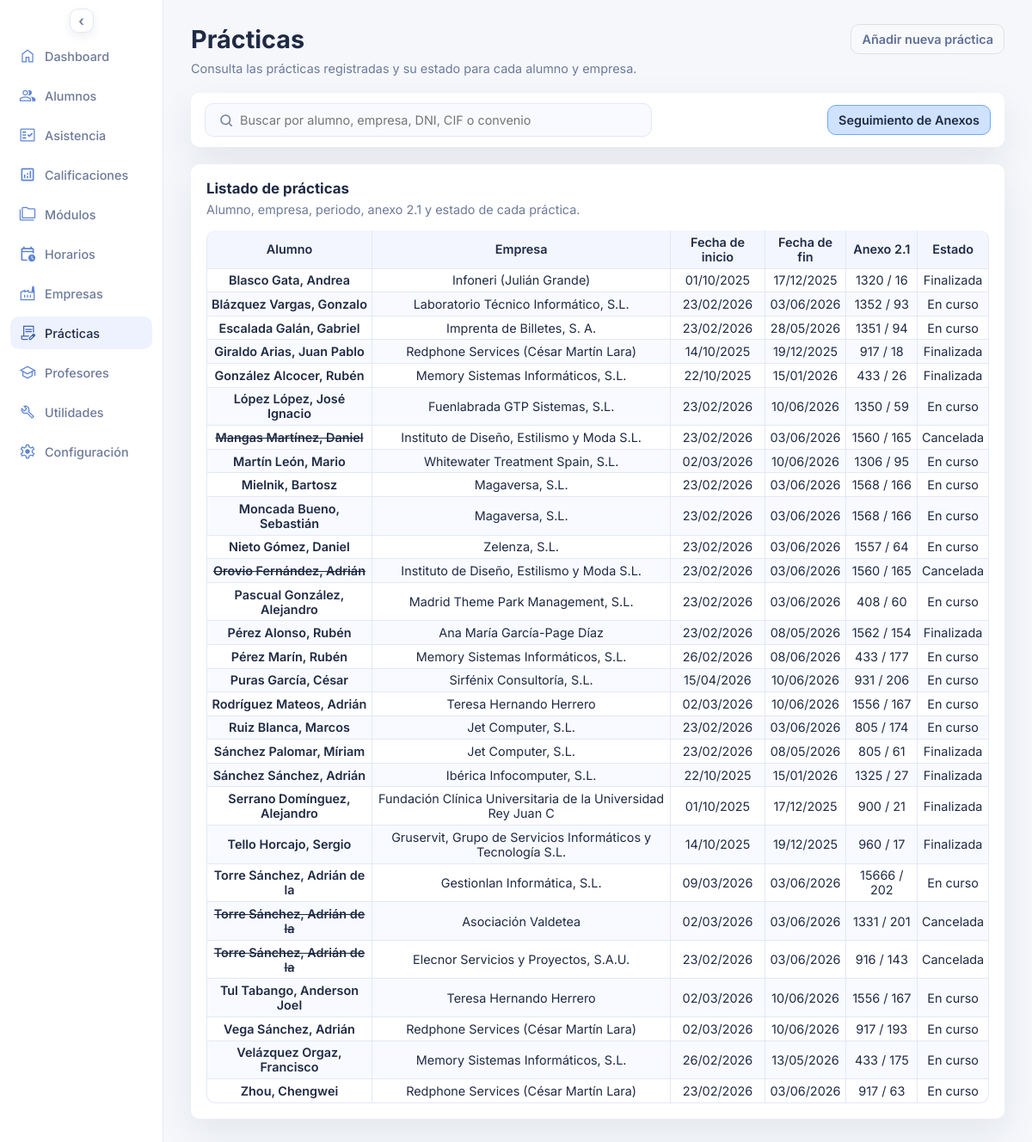
Page /practicas.php on the committed database.
### tables this page shows
CREATE TABLE `practicas` (
  `id_practica` int(10) UNSIGNED NOT NULL,
  `id_alumno` int(10) UNSIGNED NOT NULL,
  `id_empresa` int(10) UNSIGNED NOT NULL,
  `id_direccion` int(10) UNSIGNED DEFAULT NULL,
  `id_empresa_tutor` int(10) UNSIGNED DEFAULT NULL,
  `anexo` smallint(5) UNSIGNED DEFAULT NULL,
  `fecha_inicio` date DEFAULT NULL,
  `fecha_fin` date DEFAULT NULL,
  `fecha_fin_real` date DEFAULT NULL,
  `motivo_exclusion` varchar(60) DEFAULT NULL,
  `id_practica_anterior` int(10) UNSIGNED DEFAULT NULL,
  `dias_extra` tinyint(2) UNSIGNED NOT NULL DEFAULT 0,
  `fecha_fin_extra` date DEFAULT NULL,
  `horas` smallint(5) UNSIGNED NOT NULL DEFAULT 0,
  `circ_excep` tinyint(1) NOT NULL DEFAULT 0,
  `cancelada` tinyint(1) NOT NULL DEFAULT 0,
  `horas_hechas` smallint(5) UNSIGNED NOT NULL DEFAULT 0,
  `mayor_edad` tinyint(1) NOT NULL DEFAULT 0,
  `instrucciones` text DEFAULT NULL,
  `observaciones` text DEFAULT NULL
);

CREATE TABLE `alumnos` (
  `id_alumno` int(10) UNSIGNED NOT NULL,
  `nia` varchar(20) DEFAULT NULL,
  `dni` varchar(20) DEFAULT NULL,
  `seg_soc` varchar(20) DEFAULT NULL,
  `apellido1` varchar(60) NOT NULL,
  `apellido2` varchar(60) DEFAULT NULL,
  `nombre` varchar(60) NOT NULL,
  `fecha_nacimiento` date DEFAULT NULL,
  `horas_ffe_aprobadas` smallint(5) UNSIGNED DEFAULT NULL,
  `id_provincia` int(10) UNSIGNED DEFAULT NULL,
  `id_localidad` int(10) UNSIGNED DEFAULT NULL,
  `cp` varchar(10) DEFAULT NULL,
  `repite_curso` tinyint(1) DEFAULT 0,
  `nombre_tutor1` varchar(60) DEFAULT NULL,
  `telefono_tutor1` varchar(20) DEFAULT NULL,
  `correo_tutor1` varchar(150) DEFAULT NULL,
  `nombre_tutor2` varchar(60) DEFAULT NULL,
  `telefono_tutor2` varchar(20) DEFAULT NULL,
  `correo_tutor2` varchar(150) DEFAULT NULL,
  `faltas_10_dia` date DEFAULT NULL,
  `faltas_10_cantidad` smallint(5) UNSIGNED NOT NULL DEFAULT 0,
  `faltas_15_dia` date DEFAULT NULL,
  `faltas_15_cantidad` smallint(5) UNSIGNED NOT NULL DEFAULT 0,
  `comentarios` text DEFAULT NULL
);

CREATE TABLE `empresas` (
  `id_empresa` int(10) UNSIGNED NOT NULL,
  `cif` varchar(20) DEFAULT NULL,
  `nombre` varchar(60) NOT NULL,
  `apellido1` varchar(60) DEFAULT NULL,
  `apellido2` varchar(60) DEFAULT NULL,
  `nombre_comercial` varchar(150) DEFAULT NULL,
  `convenio` smallint(5) UNSIGNED DEFAULT NULL,
  `notas` text DEFAULT NULL
);

### practicas.php (the view, shortened to what this page needs)
<?php
$search_term = trim((string) ($_GET['q'] ?? ''));
$allowed_orders = ['alumno', 'empresa', 'fecha_inicio', 'fecha_fin', 'anexo', 'estado'];
$order_param = (string) ($_GET['orden'] ?? 'alumno');
$current_order = in_array($order_param, $allowed_orders, true) ? $order_param : 'alumno';
function format_date(?string $value, string $fallback = 'No disponible'): string
{
  $date = DateTime::createFromFormat('Y-m-d', $value);
  if ($date !== false && $date->format('Y-m-d') === $value) {
    return $date->format('d/m/Y');
  }
  return $value;
}
function calculate_practice_status(array $practice): string
{
  if ((int) ($practice['cancelada'] ?? 0) === 1) {
    return 'Cancelada';
  }
  $fecha_inicio = $practice['fecha_inicio'] ?? null;
  $fecha_fin_efectiva = $practice['fecha_fin_extra'] ?? $practice['fecha_fin'] ?? null;
  $today = (new DateTimeImmutable('today'))->format('Y-m-d');
  if ($today <= $fecha_fin_efectiva) {
    return 'En curso';
  }
  return 'Finalizada';
}
function build_order_url(string $order): string
{
  $params = $_GET;
  $params['orden'] = $order;
  unset($params['ajax']);
  $query = http_build_query($params);
  return 'practicas.php' . ($query !== '' ? '?' . $query : '');
}
$filters = [];
$params = [];
$where_clause = $filters ? 'WHERE ' . implode(' AND ', $filters) : '';
$order_clause = match ($current_order) {
  'empresa' => 'ORDER BY e.nombre ASC, e.apellido1 ASC, e.apellido2 ASC, p.id_practica DESC',
  'fecha_inicio' => 'ORDER BY p.fecha_inicio ASC, p.id_practica DESC',
  'fecha_fin' => 'ORDER BY COALESCE(p.fecha_fin_extra, p.fecha_fin) ASC, p.id_practica DESC',
  'anexo' => 'ORDER BY CAST(p.anexo AS UNSIGNED) ASC, p.id_practica DESC',
  'estado' => "ORDER BY CASE
    WHEN p.cancelada = 1 THEN 1
    WHEN p.fecha_inicio IS NULL OR COALESCE(p.fecha_fin_extra, p.fecha_fin) IS NULL THEN 2
    WHEN CURDATE() < p.fecha_inicio THEN 3
    WHEN CURDATE() <= COALESCE(p.fecha_fin_extra, p.fecha_fin) THEN 4
    ELSE 5
  END ASC, p.id_practica DESC",
  default => 'ORDER BY a.apellido1 ASC, a.apellido2 ASC, a.nombre ASC, p.id_practica DESC',
};
$practices_stmt->execute($params);
$practices = $practices_stmt->fetchAll();
function render_practice_rows(array $practices): string
{
  $format_person_display_name = static function (?string $full_name): string {
    $parts = preg_split('/\s+/', trim((string) $full_name)) ?: [];
    $parts = array_values(array_filter($parts, static fn ($part) => $part !== ''));
    if ($parts === []) {
      return 'No disponible';
    }
    if (count($parts) === 1) {
      return $parts[0];
    }
    return $parts[0] . ' ' . $parts[1];
  };
  if (!$practices): ?>
    <tr>
      <td colspan="6">No hay prácticas para los filtros seleccionados.</td>
    </tr>
  <?php else: ?>
    <?php foreach ($practices as $practice): ?>
      <?php
        $alumno_apellido2 = trim((string) ($practice['alumno_apellido2'] ?? ''));
        $alumno_apellidos = trim(implode(' ', array_filter([
          $practice['alumno_apellido1'] ?? '',
          $alumno_apellido2,
        ], static fn ($value) => trim((string) $value) !== '')));
        $alumno_nombre = trim((string) ($practice['alumno_nombre'] ?? ''));
        $alumno = $alumno_apellidos !== '' || $alumno_nombre !== ''
          ? trim($alumno_apellidos . ', ' . $alumno_nombre, ' ,')
          : 'No disponible';
        $empresa_nombre_completo = trim(implode(' ', array_filter([
          $practice['empresa_nombre'] ?? '',
          $practice['empresa_apellido1'] ?? '',
          $practice['empresa_apellido2'] ?? '',
        ], static fn ($value) => trim((string) $value) !== '')));
        $empresa_nombre_comercial = trim((string) ($practice['empresa_nombre_comercial'] ?? ''));
        $empresa_nombre_apellido1 = trim(implode(' ', array_filter([
          $practice['empresa_nombre'] ?? '',
          $practice['empresa_apellido1'] ?? '',
        ], static fn ($value) => trim((string) $value) !== '')));
        $empresa = $empresa_nombre_completo !== '' ? $empresa_nombre_completo : 'No disponible';
        if ($empresa_nombre_comercial !== '' && $empresa_nombre_comercial !== $empresa_nombre_completo) {
          $empresa = $empresa_nombre_comercial;
          if ($empresa_nombre_apellido1 !== '') {
            $empresa .= ' (' . $empresa_nombre_apellido1 . ')';
          }
        }
        $empresa_cif = trim((string) ($practice['empresa_cif'] ?? ''));
        $empresa_cif = $empresa_cif !== '' ? $empresa_cif : 'No disponible';
        $empresa_contacto_nombre = $format_person_display_name($practice['empresa_contacto_nombre'] ?? null);
        $empresa_contacto_email = trim((string) ($practice['empresa_contacto_email'] ?? ''));
        $empresa_contacto_email = $empresa_contacto_email !== '' ? $empresa_contacto_email : 'No disponible';
        $empresa_contacto_telefono = trim((string) ($practice['empresa_contacto_telefono'] ?? ''));
        $empresa_contacto_telefono = $empresa_contacto_telefono !== '' ? $empresa_contacto_telefono : 'No disponible';
        $empresa_tutor_nombre = $format_person_display_name($practice['empresa_tutor_nombre'] ?? null);
        $empresa_tutor_email = trim((string) ($practice['empresa_tutor_email'] ?? ''));
        $empresa_tutor_email = $empresa_tutor_email !== '' ? $empresa_tutor_email : 'No disponible';
        $empresa_tutor_telefono = trim((string) ($practice['empresa_tutor_telefono'] ?? ''));
        $empresa_tutor_telefono = $empresa_tutor_telefono !== '' ? $empresa_tutor_telefono : 'No disponible';
        $fecha_inicio = format_date($practice['fecha_inicio'] ?? null);
        $fecha_fin = format_date($practice['fecha_fin'] ?? null);
        $convenio = $practice['convenio'] !== null && $practice['convenio'] !== ''
          ? (string) $practice['convenio']
          : 'No disponible';
        $anexo = $practice['anexo'] !== null && $practice['anexo'] !== ''
          ? (string) $practice['anexo']
          : 'No disponible';
        $anexo_21 = $convenio . ' / ' . $anexo;
        $estado = calculate_practice_status($practice);
        $alumno_html = htmlspecialchars($alumno, ENT_QUOTES, 'UTF-8');
        if ((int) ($practice['cancelada'] ?? 0) === 1) {
          $alumno_html = '<s>' . $alumno_html . '</s>';
        }
      ?>
      <tr>
        <td>
          <a class="practice-link" href="practica_detalle.php?id_practica=<?php echo urlencode((string) $practice['id_practica']); ?>">
            <?php echo $alumno_html; ?>
          </a>
        </td>
        <td>
          <span
            class="empresa-name-trigger empresa-name-trigger--practicas"
            role="button"
            tabindex="0"
            aria-haspopup="dialog"
            aria-expanded="false"
            data-empresa-nombre="<?php echo htmlspecialchars($empresa, ENT_QUOTES, 'UTF-8'); ?>"
            data-empresa-cif="<?php echo htmlspecialchars($empresa_cif, ENT_QUOTES, 'UTF-8'); ?>"
            data-contacto-nombre="<?php echo htmlspecialchars($empresa_contacto_nombre, ENT_QUOTES, 'UTF-8'); ?>"
            data-contacto-email="<?php echo htmlspecialchars($empresa_contacto_email, ENT_QUOTES, 'UTF-8'); ?>"
            data-contacto-telefono="<?php echo htmlspecialchars($empresa_contacto_telefono, ENT_QUOTES, 'UTF-8'); ?>"
            data-tutor-nombre="<?php echo htmlspecialchars($empresa_tutor_nombre, ENT_QUOTES, 'UTF-8'); ?>"
            data-tutor-email="<?php echo htmlspecialchars($empresa_tutor_email, ENT_QUOTES, 'UTF-8'); ?>"
            data-tutor-telefono="<?php echo htmlspecialchars($empresa_tutor_telefono, ENT_QUOTES, 'UTF-8'); ?>"
          ><?php echo htmlspecialchars($empresa, ENT_QUOTES, 'UTF-8'); ?></span>
        </td>
        <td><?php echo htmlspecialchars($fecha_inicio, ENT_QUOTES, 'UTF-8'); ?></td>
        <td><?php echo htmlspecialchars($fecha_fin, ENT_QUOTES, 'UTF-8'); ?></td>
        <td><?php echo htmlspecialchars($anexo_21, ENT_QUOTES, 'UTF-8'); ?></td>
        <td><?php echo htmlspecialchars($estado, ENT_QUOTES, 'UTF-8'); ?></td>
      </tr>
    <?php endforeach; ?>
  <?php endif;
  return ob_get_clean();
}
$rows_html = render_practice_rows($practices);
?>
<!DOCTYPE html>
<html lang="es">
<head>
  <link rel="stylesheet" href="assets/styles.css">
</head>
<body>
  <div class="page">
    <?php require __DIR__ . '/includes/sidebar.php'; ?>
    <main class="content">
      <header class="header">
        <div>
          <h1>Prácticas</h1>
          <p class="subheading">Consulta las prácticas registradas y su estado para cada alumno y empresa.</p>
        </div>
        <div class="header-actions">
          <a class="edit-toggle" href="practica_nueva.php">Añadir nueva práctica</a>
        </div>
      </header>
      <form class="topbar" method="get">
        <div class="topbar-search">
          <span class="search-icon" aria-hidden="true">
            <svg viewBox="0 0 24 24" fill="none" stroke="currentColor" stroke-width="2">
              <circle cx="11" cy="11" r="7"></circle>
              <line x1="16.65" y1="16.65" x2="21" y2="21"></line>
            </svg>
          </span>
          <input
            type="search"
            name="q"
            placeholder="Buscar por alumno, empresa, DNI, CIF o convenio"
            aria-label="Buscar por alumno, empresa, DNI, CIF o convenio"
            value="<?php echo htmlspecialchars($search_term, ENT_QUOTES, 'UTF-8'); ?>"
          >
        </div>
        <div class="topbar-actions">
          <a class="primary-button" href="practicas_anexos.php">Seguimiento de Anexos</a>
        </div>
      </form>
      <section class="panel">
        <div class="panel-header">
          <h3>Listado de prácticas</h3>
          <p>Alumno, empresa, periodo, anexo 2.1 y estado de cada práctica.</p>
        </div>
        <div class="panel-grid">
          <table>
            <thead>
              <tr>
                <th><a class="practice-link" href="<?php echo htmlspecialchars(build_order_url('alumno'), ENT_QUOTES, 'UTF-8'); ?>">Alumno</a></th>
                <th><a class="practice-link" href="<?php echo htmlspecialchars(build_order_url('empresa'), ENT_QUOTES, 'UTF-8'); ?>">Empresa</a></th>
                <th><a class="practice-link" href="<?php echo htmlspecialchars(build_order_url('fecha_inicio'), ENT_QUOTES, 'UTF-8'); ?>">Fecha de inicio</a></th>
                <th><a class="practice-link" href="<?php echo htmlspecialchars(build_order_url('fecha_fin'), ENT_QUOTES, 'UTF-8'); ?>">Fecha de fin</a></th>
                <th><a class="practice-link" href="<?php echo htmlspecialchars(build_order_url('anexo'), ENT_QUOTES, 'UTF-8'); ?>">Anexo 2.1</a></th>
                <th><a class="practice-link" href="<?php echo htmlspecialchars(build_order_url('estado'), ENT_QUOTES, 'UTF-8'); ?>">Estado</a></th>
              </tr>
            </thead>
            <tbody>
              <?php echo $rows_html; ?>
            </tbody>
          </table>
        </div>
      </section>
    </main>
  </div>
</body>
</html>

### rows in the picture
practicas: id_alumno.nombre "Blasco Gata, Andrea", empresa "Infoneri (Julián Grande)", fecha_inicio "01/10/2025", fecha_fin "17/12/2025", anexo_21 "1320 / 16", estado "Finalizada"
practicas: id_alumno.nombre "Blázquez Vargas, Gonzalo", id_empresa.nombre "Laboratorio Técnico Informático, S.L.", fecha_inicio "23/02/2026", fecha_fin "03/06/2026", anexo_21 "1352 / 93", fecha_fin_extra "En curso"
practicas: id_alumno.nombre "Escalada Galán, Gabriel", id_empresa.nombre "Imprenta de Billetes, S. A.", fecha_inicio "23/02/2026", fecha_fin "28/05/2026", anexo_21 "1351 / 94", fecha_fin_extra "En curso"
practicas: id_alumno.nombre "Giraldo Arias, Juan Pablo", empresa "Redphone Services (César Martín Lara)", fecha_inicio "14/10/2025", fecha_fin "19/12/2025", anexo_21 "917 / 18", estado "Finalizada"
practicas: id_alumno.nombre "González Alcocer, Rubén", id_empresa.nombre "Memory Sistemas Informáticos, S.L.", fecha_inicio "22/10/2025", fecha_fin "15/01/2026", anexo_21 "433 / 26", estado "Finalizada"
practicas: id_alumno.nombre "López López, José Ignacio", id_empresa.nombre "Fuenlabrada GTP Sistemas, S.L.", fecha_inicio "23/02/2026", fecha_fin "10/06/2026", anexo_21 "1350 / 59", fecha_fin_extra "En curso"
practicas: id_alumno.nombre "Mangas Martínez, Daniel", id_empresa.nombre "Instituto de Diseño, Estilismo y Moda S.L.", fecha_inicio "23/02/2026", fecha_fin "03/06/2026", anexo_21 "1560 / 165", cancelada "Cancelada"
practicas: id_alumno.nombre "Martín León, Mario", id_empresa.nombre "Whitewater Treatment Spain, S.L.", fecha_inicio "02/03/2026", fecha_fin "10/06/2026", anexo_21 "1306 / 95", fecha_fin_extra "En curso"
practicas: id_alumno.nombre "Mielnik, Bartosz", id_empresa.nombre "Magaversa, S.L.", fecha_inicio "23/02/2026", fecha_fin "03/06/2026", anexo_21 "1568 / 166", fecha_fin_extra "En curso"
practicas: id_alumno.nombre "Moncada Bueno, Sebastián", id_empresa.nombre "Magaversa, S.L.", fecha_inicio "23/02/2026", fecha_fin "03/06/2026", anexo_21 "1568 / 166", fecha_fin_extra "En curso"
practicas: id_alumno.nombre "Nieto Gómez, Daniel", id_empresa.nombre "Zelenza, S.L.", fecha_inicio "23/02/2026", fecha_fin "03/06/2026", anexo_21 "1557 / 64", fecha_fin_extra "En curso"
practicas: id_alumno.nombre "Orovio Fernández, Adrián", id_empresa.nombre "Instituto de Diseño, Estilismo y Moda S.L.", fecha_inicio "23/02/2026", fecha_fin "03/06/2026", anexo_21 "1560 / 165", cancelada "Cancelada"
practicas: id_alumno.nombre "Pascual González, Alejandro", id_empresa.nombre "Madrid Theme Park Management, S.L.", fecha_inicio "23/02/2026", fecha_fin "03/06/2026", anexo_21 "408 / 60", fecha_fin_extra "En curso"
practicas: id_alumno.nombre "Pérez Alonso, Rubén", id_empresa.apellido2 "Ana María García-Page Díaz", fecha_inicio "23/02/2026", fecha_fin "08/05/2026", anexo_21 "1562 / 154", estado "Finalizada"
practicas: id_alumno.nombre "Pérez Marín, Rubén", id_empresa.nombre "Memory Sistemas Informáticos, S.L.", fecha_inicio "26/02/2026", fecha_fin "08/06/2026", anexo_21 "433 / 177", fecha_fin_extra "En curso"
practicas: id_alumno.nombre "Puras García, César", id_empresa.nombre "Sirfénix Consultoría, S.L.", fecha_inicio "15/04/2026", fecha_fin "10/06/2026", anexo_21 "931 / 206", fecha_fin_extra "En curso"
practicas: id_alumno.nombre "Rodríguez Mateos, Adrián", id_empresa.apellido2 "Teresa Hernando Herrero", fecha_inicio "02/03/2026", fecha_fin "10/06/2026", anexo_21 "1556 / 167", fecha_fin_extra "En curso"
practicas: id_alumno.nombre "Ruiz Blanca, Marcos", id_empresa.nombre "Jet Computer, S.L.", fecha_inicio "23/02/2026", fecha_fin "03/06/2026", anexo_21 "805 / 174", fecha_fin_extra "En curso"
practicas: id_alumno.nombre "Sánchez Palomar, Míriam", id_empresa.nombre "Jet Computer, S.L.", fecha_inicio "23/02/2026", fecha_fin "08/05/2026", anexo_21 "805 / 61", estado "Finalizada"
practicas: id_alumno.nombre "Sánchez Sánchez, Adrián", id_empresa.nombre "Ibérica Infocomputer, S.L.", fecha_inicio "22/10/2025", fecha_fin "15/01/2026", anexo_21 "1325 / 27", estado "Finalizada"
practicas: id_alumno.nombre "Serrano Domínguez, Alejandro", id_empresa.nombre "Fundación Clínica Universitaria de la Universidad Rey Juan C", fecha_inicio "01/10/2025", fecha_fin "17/12/2025", anexo_21 "900 / 21", estado "Finalizada"
practicas: id_alumno.nombre "Tello Horcajo, Sergio", id_empresa.nombre "Gruservit, Grupo de Servicios Informáticos y Tecnología S.L.", fecha_inicio "14/10/2025", fecha_fin "19/12/2025", anexo_21 "960 / 17", estado "Finalizada"
practicas: id_alumno.nombre "Torre Sánchez, Adrián de la", id_empresa.nombre "Gestionlan Informática, S.L.", fecha_inicio "09/03/2026", fecha_fin "03/06/2026", anexo_21 "15666 / 202", fecha_fin_extra "En curso"
practicas: id_alumno.nombre "Torre Sánchez, Adrián de la", id_empresa.nombre "Asociación Valdetea", fecha_inicio "02/03/2026", fecha_fin "03/06/2026", anexo_21 "1331 / 201", cancelada "Cancelada"
practicas: id_alumno.nombre "Torre Sánchez, Adrián de la", id_empresa.nombre "Elecnor Servicios y Proyectos, S.A.U.", fecha_inicio "23/02/2026", fecha_fin "03/06/2026", anexo_21 "916 / 143", cancelada "Cancelada"
practicas: id_alumno.nombre "Tul Tabango, Anderson Joel", id_empresa.apellido2 "Teresa Hernando Herrero", fecha_inicio "02/03/2026", fecha_fin "10/06/2026", anexo_21 "1556 / 167", fecha_fin_extra "En curso"
practicas: id_alumno.nombre "Vega Sánchez, Adrián", empresa "Redphone Services (César Martín Lara)", fecha_inicio "02/03/2026", fecha_fin "10/06/2026", anexo_21 "917 / 193", fecha_fin_extra "En curso"
practicas: id_alumno.nombre "Velázquez Orgaz, Francisco", id_empresa.nombre "Memory Sistemas Informáticos, S.L.", fecha_inicio "26/02/2026", fecha_fin "13/05/2026", anexo_21 "433 / 175", fecha_fin_extra "En curso"
practicas: id_alumno.nombre "Zhou, Chengwei", empresa "Redphone Services (César Martín Lara)", fecha_inicio "23/02/2026", fecha_fin "03/06/2026", anexo_21 "917 / 63", fecha_fin_extra "En curso"

### other values in the picture
$item['label'] "Dashboard"
$item['label'] "Alumnos"
$item['label'] "Asistencia"
$item['label'] "Calificaciones"
$item['label'] "Módulos"
$item['label'] "Horarios"
$item['label'] "Empresas"
$item['label'] "Prácticas"
$item['label'] "Profesores"
$item['label'] "Utilidades"
$item['label'] "Configuración"
